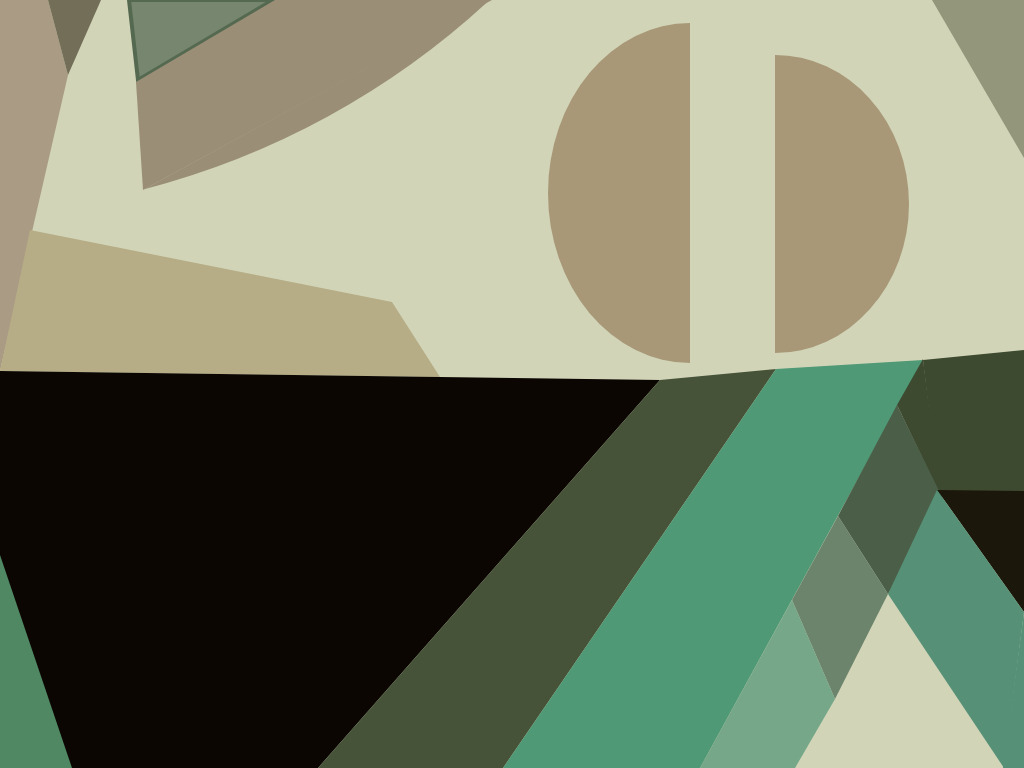
Frame 1 (no input)
Frame 60 (no input): identical to frame 1, image omitted
Frame 120 (the mouse pressed at the canvas centre since frame 60): identical to frame 1, image omitted

The p5.js sketch that drew this single still picture (run headless with seeded random() and noise() and a simulated clock; from frame 60 on, the mouse is pressed at the canvas centre):

// p5.js sketch
// ── sketch.js
function setup() {
  createCanvas(1024,768);
  background(209,212,183);
  
  //top left corner
  fill(170,155,132);
  noStroke();
  quad(0,0,48,0,68,75,0,371);
  
  fill(115,110,88);
  triangle(48,0,101,0,68,75);
  
  //green/brown shape near top left
  fill(119,135,111);
  stroke(85,105,81);
  strokeWeight(4);
  triangle(129,0,273,0,138,80);
  
  fill(154,142,118);
  noStroke();
  quad(136,82,275,0,492,0,143,190);
  // noFill();
  // stroke(0);
  arc(-58,-590,1610,1610,.825,HALF_PI-.254,OPEN)
  noStroke();
  
  //left middle blob
  fill(182,173,134);
  quad(30,230,392,302,440,377,0,371);
  
  
  //top right
  fill(147,150,123);
  triangle(900+32,0,1000+24,0,1024,158);
  
  //circle
  fill(168,152,119);
  arc(690,193,(690-548)*2,(193-23)*2,HALF_PI,PI+HALF_PI);
  arc(775,204,(909-775)*2,(193-44)*2,PI+HALF_PI,HALF_PI);
  
  //black quad
  fill(12,6,3);
  quad(0,371,660,380,318,768,0,768);
  
  //lower right corner
  fill(80,136,99);
  triangle(0,555,72,768,0,768);
  
  //greens to right of black quad
  fill(70,83,56);
  quad(660,380,776,369,503,768,318,768);
  
  fill(79,153,118);
  quad(776,369,923,360,700,768,503,768);
  
  //right edge
  fill(61,74,48);
  quad(923,360,1024,350,1024,491,938,491);
  triangle(897,405,923,359,940,495);
  
  //dark grey diamond
  fill(75,94,72);
  quad(897,405,945,503,888,594,838,516);
  
  //right edge black tri
  fill(27,23,11);
  triangle(937,490,1024,491,1024,612)
  
  //lower rihgt corner
  fill(86,145,119);
  quad(937,490,1024,612,1004,768,888,594)
  triangle(1024,612,1024,768,1003,768)
  
  //light greenish diamond
  fill(107,132,107);
  quad(838,516,888,594,835,699,792,600)
  
  //light greenish diamond
  fill(117,167,136);
  quad(792,600,835,699,795,768,700,768)
}

function draw() {
  
}
